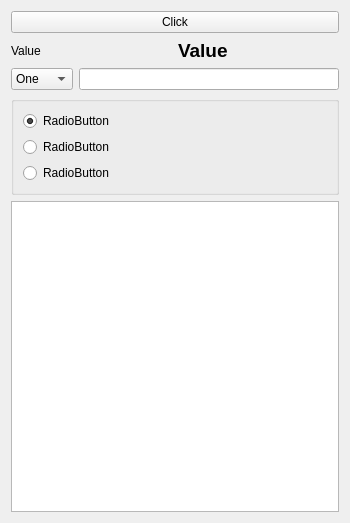
<?xml version="1.0" encoding="UTF-8"?>
<ui version="4.0">
 <class>Form</class>
 <widget class="QWidget" name="Form">
  <property name="geometry">
   <rect>
    <x>0</x>
    <y>0</y>
    <width>350</width>
    <height>523</height>
   </rect>
  </property>
  <property name="windowTitle">
   <string>Form</string>
  </property>
  <layout class="QVBoxLayout" name="verticalLayout_2">
   <item>
    <widget class="QPushButton" name="click_button">
     <property name="text">
      <string>Click</string>
     </property>
    </widget>
   </item>
   <item>
    <layout class="QHBoxLayout" name="horizontalLayout">
     <item>
      <widget class="QLabel" name="value_label">
       <property name="text">
        <string>Value</string>
       </property>
      </widget>
     </item>
     <item>
      <widget class="QLabel" name="value_label_2">
       <property name="font">
        <font>
         <pointsize>14</pointsize>
         <weight>75</weight>
         <bold>true</bold>
        </font>
       </property>
       <property name="text">
        <string>Value</string>
       </property>
      </widget>
     </item>
    </layout>
   </item>
   <item>
    <layout class="QHBoxLayout" name="horizontalLayout_2">
     <item>
      <widget class="QComboBox" name="comboBox">
       <item>
        <property name="text">
         <string>One</string>
        </property>
       </item>
       <item>
        <property name="text">
         <string>Two</string>
        </property>
       </item>
       <item>
        <property name="text">
         <string>Three</string>
        </property>
       </item>
      </widget>
     </item>
     <item>
      <widget class="QLineEdit" name="lineEdit"/>
     </item>
    </layout>
   </item>
   <item>
    <widget class="QGroupBox" name="radio_group">
     <layout class="QVBoxLayout" name="verticalLayout">
      <item>
       <widget class="QRadioButton" name="radioButton">
        <property name="text">
         <string>RadioButton</string>
        </property>
        <property name="checked">
         <bool>true</bool>
        </property>
       </widget>
      </item>
      <item>
       <widget class="QRadioButton" name="radioButton_2">
        <property name="text">
         <string>RadioButton</string>
        </property>
       </widget>
      </item>
      <item>
       <widget class="QRadioButton" name="radioButton_3">
        <property name="text">
         <string>RadioButton</string>
        </property>
       </widget>
      </item>
     </layout>
    </widget>
   </item>
   <item>
    <widget class="QTextEdit" name="textEdit"/>
   </item>
  </layout>
 </widget>
 <resources/>
 <connections/>
</ui>
